Frame 1 (no input): blank canvas, image omitted
Frame 60 (no input): blank canvas, image omitted
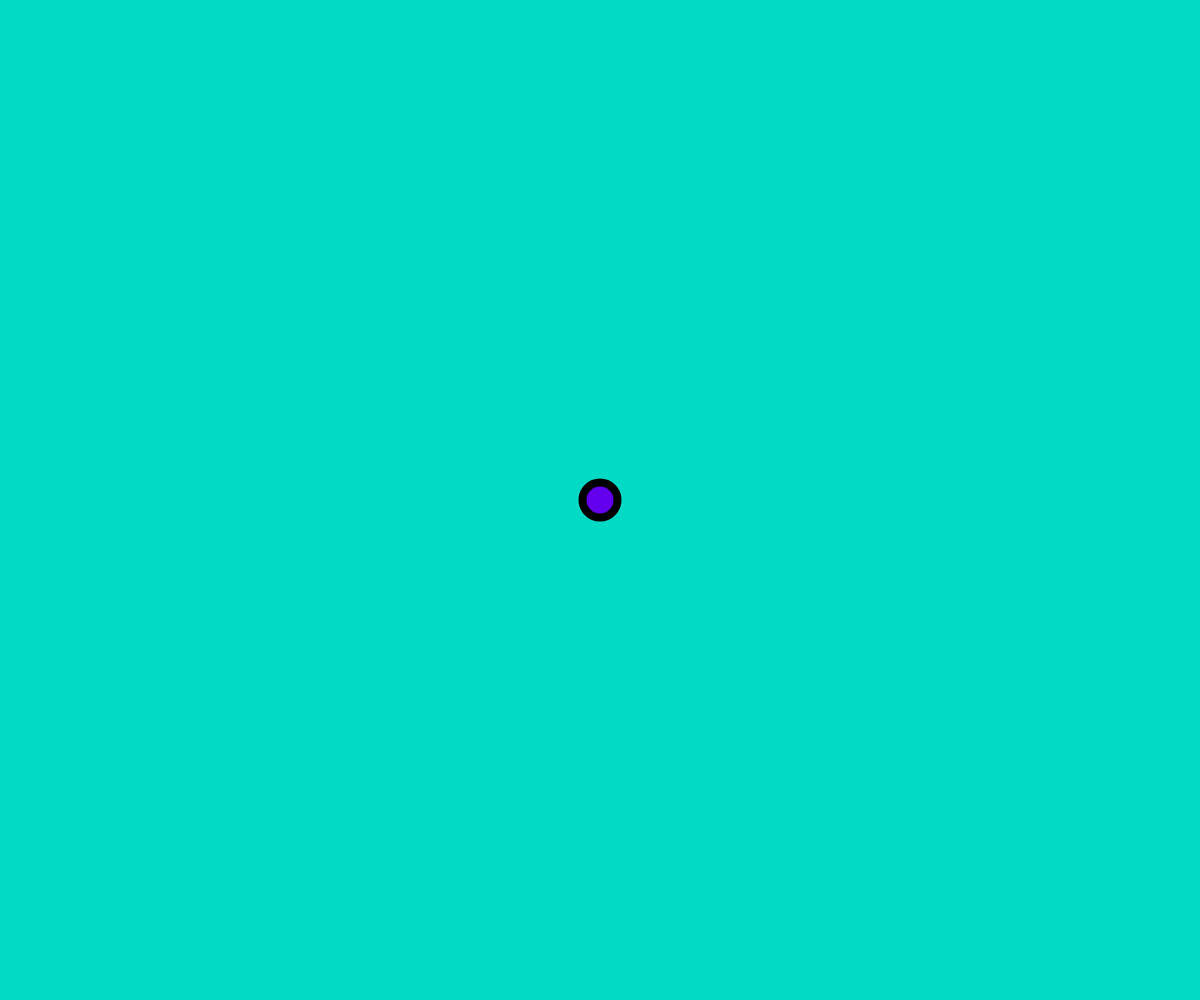
Frame 120 (the mouse pressed at the canvas centre since frame 60)

The p5.js sketch whose frames 1 and 60 were blank and that drew this single picture after the mouse press (run headless with seeded random() and noise() and a simulated clock; from frame 60 on, the mouse is pressed at the canvas centre):

// p5.js sketch
// ── sketch.js
function setup() {
  createCanvas(windowWidth, windowHeight);
}

var vertices=[];
function mousePressed(){
  var v=createVector(mouseX,mouseY)
  vertices.push(v);
}
function draw() {
  background(color(3,218,197));
  var reached=[];
  var unreached=[];
  for(var i=0;i<vertices.length;i++){
    unreached.push(vertices[i]);
  }
  reached.push(unreached[0]);
  unreached.splice(0,1);
  while(unreached.length>0){
    var maxVal=100000;
    var rIndex;
    var uIndex;
    for(i=0;i<reached.length;i++){
      for(var j=0;j<unreached.length;j++){
        var v1=reached[i];
        var v2=unreached[j];
        var currDist=dist(v1.x,v1.y,v2.x,v2.y);
        if(currDist<maxVal){
          maxVal=currDist;
          rIndex=i;
          uIndex=j;
        }
      }
    }
    line(reached[rIndex].x,reached[rIndex].y,unreached[uIndex].x,unreached[uIndex].y);
    reached.push(unreached[uIndex]);
    unreached.splice(uIndex,1);
  }
  for(i=0;i<vertices.length;i++){
    stroke(color(0,0,0));
    strokeWeight(8);
    fill(color(98,0,238));
    ellipse(vertices[i].x,vertices[i].y,35,35);
  }
}

function windowResized() {
  resizeCanvas(windowWidth, windowHeight);
}
